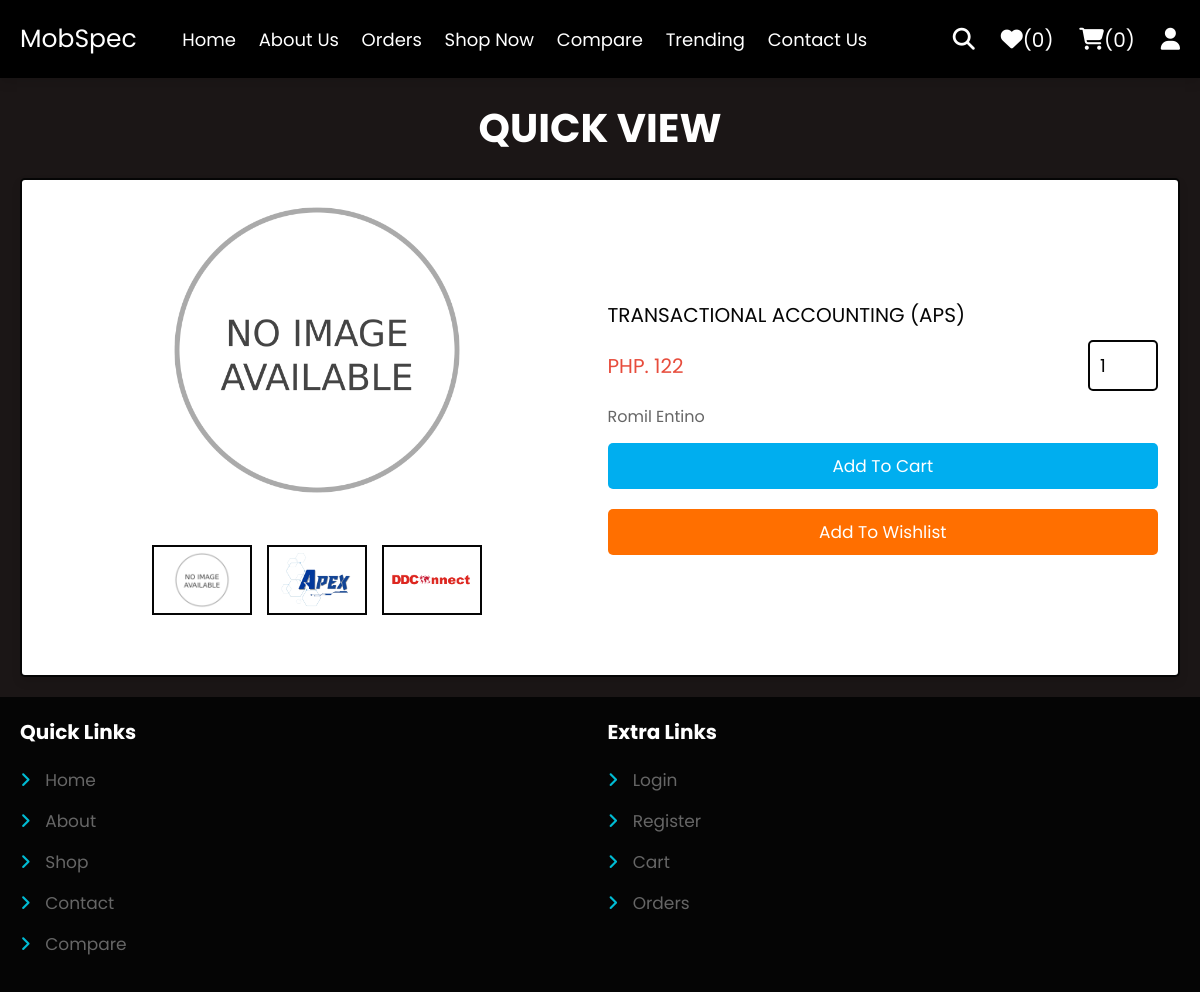
The page /quick_view.php?pid=1 on the database its author committed.
### tables this page shows
CREATE TABLE `products` (
  `id` int NOT NULL AUTO_INCREMENT,
  `cid` int DEFAULT NULL,
  `name` varchar(100) NOT NULL,
  `details` varchar(500) NOT NULL,
  `price` int NOT NULL,
  `image_01` varchar(100) NOT NULL,
  `image_02` varchar(100) NOT NULL,
  `image_03` varchar(100) NOT NULL,
  `technology` varchar(255) DEFAULT NULL,
  `announced` varchar(255) DEFAULT NULL,
  `status` varchar(255) DEFAULT NULL,
  `dimensions` varchar(255) DEFAULT NULL,
  `weight` varchar(255) DEFAULT NULL,
  `build` varchar(255) DEFAULT NULL,
  `sim` longtext,
  `display_type` varchar(255) DEFAULT NULL,
  `size` varchar(255) DEFAULT NULL,
  `resolution` varchar(255) DEFAULT NULL,
  `protection` varchar(255) DEFAULT NULL,
  `os` varchar(255) DEFAULT NULL,
  `chipset` varchar(255) DEFAULT NULL,
  `cpu` varchar(255) DEFAULT NULL,
  `gpu` varchar(255) DEFAULT NULL,
  `mem_card_slot` varchar(255) DEFAULT NULL,
  `mem_internal` varchar(255) DEFAULT NULL,
  `mc_modules` varchar(255) DEFAULT NULL,
  `mc_features` varchar(255) DEFAULT NULL,
  `mc_video` varchar(255) DEFAULT NULL,
  `sc_modules` varchar(255) DEFAULT NULL,
  `sc_features` varchar(255) DEFAULT NULL,
  `sc_video` varchar(255) DEFAULT NULL,
  `loudspeaker` varchar(255) DEFAULT NULL,
  `sound_jack` varchar(255) DEFAULT NULL,
  `wlan` varchar(255) DEFAULT NULL,
  `bluetooth` varchar(255) DEFAULT NULL,
  `positioning` varchar(255) DEFAULT NULL,
  `nfc` varchar(255) DEFAULT NULL,
  `infrared_port` varchar(255) DEFAULT NULL,
  `radio` varchar(255) DEFAULT NULL,
  `usb` varchar(255) DEFAULT NULL,
  `sensors` varchar(255) DEFAULT NULL,
  `battery_type` varchar(255) DEFAULT NULL,
  `charging` varchar(255) DEFAULT NULL,
  `colors` varchar(255) DEFAULT NULL,
  `models` varchar(255) DEFAULT NULL,
  PRIMARY KEY (`id`),
  KEY `fk_category_idx` (`cid`),
  CONSTRAINT `fk_category` FOREIGN KEY (`cid`) REFERENCES `category` (`id`)
);

### quick_view.php (the view, shortened to what this page needs)
<?php
include 'components/connect.php';
?>
<!DOCTYPE html>
<html lang="en">
<head>
   <link rel="stylesheet" href="https://cdnjs.cloudflare.com/ajax/libs/font-awesome/6.1.1/css/all.min.css">
   <link rel="stylesheet" href="css/style.css">
</head>
<body>
<?php include 'components/user_header.php'; ?>
<section class="quick-view">
   <h1 class="heading">Quick view</h1>
   <?php
     $pid = $_GET['pid'];
     $select_products = $conn->prepare("SELECT * FROM `products` WHERE id = ?");
     $select_products->execute([$pid]);
     if($select_products->rowCount() > 0){
      while($fetch_product = $select_products->fetch(PDO::FETCH_ASSOC)){
   ?>
   <form action="" method="post" class="box">
      <div class="row">
         <div class="image-container">
            <div class="main-image">
               <img src="uploaded_img/<?= $fetch_product['image_01']; ?>" alt="">
            </div>
            <div class="sub-image">
               <img src="uploaded_img/<?= $fetch_product['image_01']; ?>" alt="">
               <img src="uploaded_img/<?= $fetch_product['image_02']; ?>" alt="">
               <img src="uploaded_img/<?= $fetch_product['image_03']; ?>" alt="">
            </div>
         </div>
         <div class="content">
            <div class="name"><?= $fetch_product['name']; ?></div>
            <div class="flex">
               <div class="price"><span>PHP. </span><?= $fetch_product['price']; ?></div>
               <input type="number" name="qty" class="qty" min="1" max="99" onkeypress="if(this.value.length == 2) return false;" value="1">
            </div>
            <div class="details"><?= $fetch_product['details']; ?></div>
            <div class="flex-btn">
               <input type="submit" value="add to cart" class="btn" name="add_to_cart">
               <input class="option-btn" type="submit" name="add_to_wishlist" value="add to wishlist">
            </div>
         </div>
      </div>
   </form>
   <?php
      }
   }else{
      echo '<p class="empty">no products added yet!</p>';
   }
   ?>
</section>
<?php include 'components/footer.php'; ?>
</body>
</html>

### components/user_header.php (shortened to what this page needs)
<link rel="stylesheet" href="css/header.css">
<header class="header">
   <section class="flex">
      <a href="home.php" class="logo"><span>MobSpec</span></a>
      <nav class="navbar">
         <a href="home.php">Home</a>
         <a href="about.php">About Us</a>
         <a href="orders.php">Orders</a>
         <a href="shop.php">Shop Now</a>
         <a href="compare.php">Compare</a>
         <a href="trending.php">Trending</a>
         <a href="contact.php">Contact Us</a>
      </nav>
      <div class="icons">
         <?php
         $count_wishlist_items = $conn->prepare("SELECT * FROM `wishlist` WHERE user_id = ?");
         $count_wishlist_items->execute([$user_id]);
         $total_wishlist_counts = $count_wishlist_items->rowCount();
         $count_cart_items = $conn->prepare("SELECT * FROM `cart` WHERE user_id = ?");
         $count_cart_items->execute([$user_id]);
         $total_cart_counts = $count_cart_items->rowCount();
         ?>
         <div class="icons">
            <a href="search_page.php"><i class="fas fa-search"></i></a>
            <a href="wishlist.php"><i class="fas fa-heart"></i><span>(<?= $total_wishlist_counts; ?>)</span></a>
            <a href="cart.php"><i class="fas fa-shopping-cart"></i><span>(<?= $total_cart_counts; ?>)</span></a>
            <div id="user-btn" class="fas fa-user"></div>
         </div>
   </section>
</header>

### components/footer.php
<footer class="footer" >
   <section class="grid">
      <div class="box">
         <h3>Quick links</h3>
         <a href="home.php"> <i class="fas fa-angle-right"></i> Home</a>
         <a href="about.php"> <i class="fas fa-angle-right"></i> About</a>
         <a href="shop.php"> <i class="fas fa-angle-right"></i> Shop</a>
         <a href="contact.php"> <i class="fas fa-angle-right"></i> Contact</a>
         <a href=" "> <i class="fas fa-angle-right"></i> Compare</a>
      </div>
      <div class="box">
         <h3>Extra links</h3>
         <a href="user_login.php"> <i class="fas fa-angle-right"></i> Login</a>
         <a href="user_register.php"> <i class="fas fa-angle-right"></i> Register</a>
         <a href="cart.php"> <i class="fas fa-angle-right"></i> Cart</a>
         <a href="orders.php"> <i class="fas fa-angle-right"></i> Orders</a>
      </div>
   </section>
</footer>

### css/style.css (style rules this page uses)
:root { --main-color: #2980b9; --orange: #f39c12; --red: #e74c3c; --black: #333; --white: #fff; --light-color: #666; --light-bg: #eee; --border: .2rem solid var(--black); --box-shadow: 0 .5rem 1rem rgba(0, 0, 0, .1); }
* { font-family: 'Poppins', sans-serif; margin: 0; padding: 0; box-sizing: border-box; outline: none; border: none; text-decoration: none; }
html { font-size: 62.5%; overflow-x: hidden; }
body { background-color: rgb(27, 22, 22); }
section { padding: 2rem; max-width: 1200px; margin: 0 auto; }
.heading { font-size: 4rem; color: var(--white); margin-bottom: 2rem; text-align: center; text-transform: uppercase; }
.btn { background-color: var(--main-color); }
.btn, .delete-btn, .option-btn { display: block; width: 100%; margin-top: 1rem; border-radius: .5rem; padding: 1rem 3rem; font-size: 1.7rem; text-transform: capitalize; color: var(--white); cursor: pointer; text-align: center; }
.option-btn { display: block; width: 100%; margin-top: 1rem; border-radius: .5rem; padding: 1rem 3rem; font-size: 1.7rem; text-transform: capitalize; color: var(--white); cursor: pointer; text-align: center; }
.btn { background-color: (#00AEEF); }
.option-btn { background-color: var(--orange); }
.flex-btn { display: flex; gap: 1rem; }
.header { position: sticky; top: 0; left: 0; right: 0; background-color: rgb(5, 5, 5); box-shadow: var(--box-shadow); z-index: 100; }
.header .flex { display: flex; align-items: center; justify-content: space-between; position: relative; }
.header .flex .logo { font-size: 2.5rem; color: var(--main-color); }
.header .flex .logo span { color: var(--white); }
.header .flex .navbar a { margin: 0 1rem; font-size: 1.8rem; color: var(--white); }
.header .flex .icons>* { margin-left: 2rem; font-size: 2.2rem; cursor: pointer; color: var(--white); }
.header .flex .icons a span { font-size: 2rem; }
.quick-view form { padding: 2rem; border-radius: .5rem; border: var(--border); background-color: var(--white); box-shadow: var(--box-shadow); margin-top: 1rem; }
.quick-view form .row { display: flex; align-items: center; gap: 1.5rem; flex-wrap: wrap; }
.quick-view form .row .image-container { margin-bottom: 2rem; flex: 1 1 40rem; }
.quick-view form .row .image-container .main-image img { height: 30rem; width: 100%; object-fit: contain; }
.quick-view form .row .image-container .sub-image { display: flex; gap: 1.5rem; justify-content: center; margin-top: 2rem; }
.quick-view form .row .image-container .sub-image img { height: 7rem; width: 10rem; object-fit: contain; padding: .5rem; border: var(--border); cursor: pointer; transition: .2s linear; }
.quick-view form img { width: 100%; height: 20rem; object-fit: contain; margin-bottom: 2rem; }
.quick-view form .row .content { flex: 1 1 40rem; }
.quick-view form .row .content .name { font-size: 2rem; color: var(--black); }
.quick-view form .row .flex { display: flex; align-items: center; justify-content: space-between; gap: 1rem; margin: 1rem 0; }
.quick-view form .row .flex .qty { width: 7rem; padding: 1rem; border: var(--border); font-size: 1.8rem; color: var(--black); border-radius: .5rem; }
.quick-view form .row .flex .price { font-size: 2rem; color: var(--red); }
.quick-view form .row .content .details { font-size: 1.6rem; color: var(--light-color); line-height: 2; }
.footer { background-color: rgb(5, 5, 5); }
.footer .grid { display: grid; grid-template-columns: repeat(auto-fit, minmax(27rem, 1fr)); gap: 1.5rem; align-items: flex-start; }
.footer .grid .box h3 { font-size: 2rem; color: white; margin-bottom: 2rem; text-transform: capitalize; }
.footer .grid .box a { display: block; margin: 1.5rem 0; font-size: 1.7rem; color: white; }
.footer .grid .box a i { padding-right: 1rem; color: var(--main-color); transition: .2s linear; }
.heading { font-size: 3rem; }
.flex-btn { flex-flow: column; gap: 0; }
.quick-view form .row .image-container .sub-image img { width: 8rem; }

### rows shown on the page
products: image_01 (placeholder picture), image_02 (picture), image_03 (picture), name "TRANSACTIONAL ACCOUNTING (APS)", price "122", details "Romil Entino"

### other values the page prints
$total_wishlist_counts "0"
$total_cart_counts "0"
